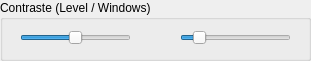
    <widget class="QGroupBox" name="groupBox_24">
     <property name="geometry">
      <rect>
       <x>60</x>
       <y>180</y>
       <width>311</width>
       <height>61</height>
      </rect>
     </property>
     <property name="font">
      <font>
       <pointsize>9</pointsize>
      </font>
     </property>
     <property name="title">
      <string>Contraste (Level / Windows)</string>
     </property>
     <widget class="QGroupBox" name="groupBox_25">
      <property name="geometry">
       <rect>
        <x>40</x>
        <y>320</y>
        <width>151</width>
        <height>141</height>
       </rect>
      </property>
      <property name="font">
       <font>
        <pointsize>9</pointsize>
       </font>
      </property>
      <property name="title">
       <string>Sélections</string>
      </property>
      <widget class="QPushButton" name="Anomalie1_Button_14">
       <property name="geometry">
        <rect>
         <x>30</x>
         <y>20</y>
         <width>91</width>
         <height>21</height>
        </rect>
       </property>
       <property name="font">
        <font>
         <pointsize>9</pointsize>
        </font>
       </property>
       <property name="text">
        <string>Anomalie 1</string>
       </property>
      </widget>
      <widget class="QPushButton" name="Anomalie2_Button_15">
       <property name="geometry">
        <rect>
         <x>30</x>
         <y>50</y>
         <width>91</width>
         <height>21</height>
        </rect>
       </property>
       <property name="font">
        <font>
         <pointsize>9</pointsize>
        </font>
       </property>
       <property name="text">
        <string>Anomalie 2</string>
       </property>
      </widget>
      <widget class="QPushButton" name="Anomalie3_Button_12">
       <property name="geometry">
        <rect>
         <x>30</x>
         <y>80</y>
         <width>91</width>
         <height>21</height>
        </rect>
       </property>
       <property name="font">
        <font>
         <pointsize>9</pointsize>
        </font>
       </property>
       <property name="text">
        <string>Anomalie 3</string>
       </property>
      </widget>
      <widget class="QPushButton" name="Mamelon2_Button_12">
       <property name="geometry">
        <rect>
         <x>30</x>
         <y>110</y>
         <width>91</width>
         <height>21</height>
        </rect>
       </property>
       <property name="font">
        <font>
         <pointsize>9</pointsize>
        </font>
       </property>
       <property name="text">
        <string>Mamelon</string>
       </property>
      </widget>
     </widget>
     <widget class="QSlider" name="Level_Slider">
      <property name="geometry">
       <rect>
        <x>20</x>
        <y>30</y>
        <width>111</width>
        <height>16</height>
       </rect>
      </property>
      <property name="minimum">
       <number>1</number>
      </property>
      <property name="maximum">
       <number>100</number>
      </property>
      <property name="value">
       <number>50</number>
      </property>
      <property name="orientation">
       <enum>Qt::Horizontal</enum>
      </property>
     </widget>
     <widget class="QSlider" name="Windows_Slider">
      <property name="geometry">
       <rect>
        <x>180</x>
        <y>30</y>
        <width>111</width>
        <height>16</height>
       </rect>
      </property>
      <property name="minimum">
       <number>1</number>
      </property>
      <property name="maximum">
       <number>2000</number>
      </property>
      <property name="value">
       <number>250</number>
      </property>
      <property name="tracking">
       <bool>false</bool>
      </property>
      <property name="orientation">
       <enum>Qt::Horizontal</enum>
      </property>
     </widget>
    </widget>
